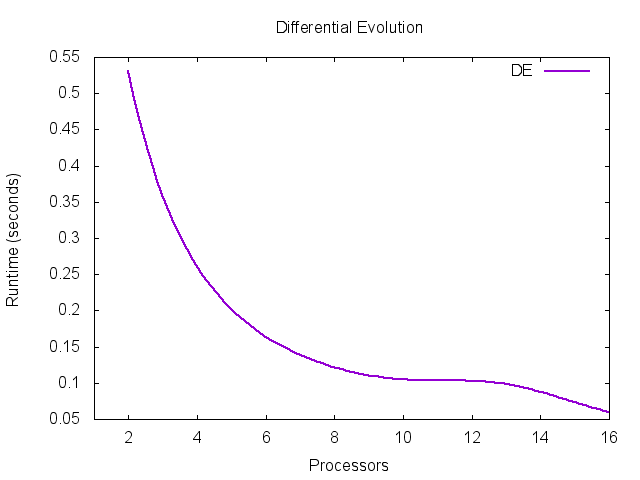

Write the gnuplot code that produced this figure.
# For PNG
# set terminal png
# set output "de_processors.png"

# For EPS
set terminal eps
set output "de_processors.eps"

set title "Differential Evolution"

set xlabel " Processors "

set ylabel " Runtime (seconds) "

set xrange [1:]

set datafile separator ","

plot "de_processors.csv" using 1:2 lt 1 lw 2 smooth bezier title 'DE'